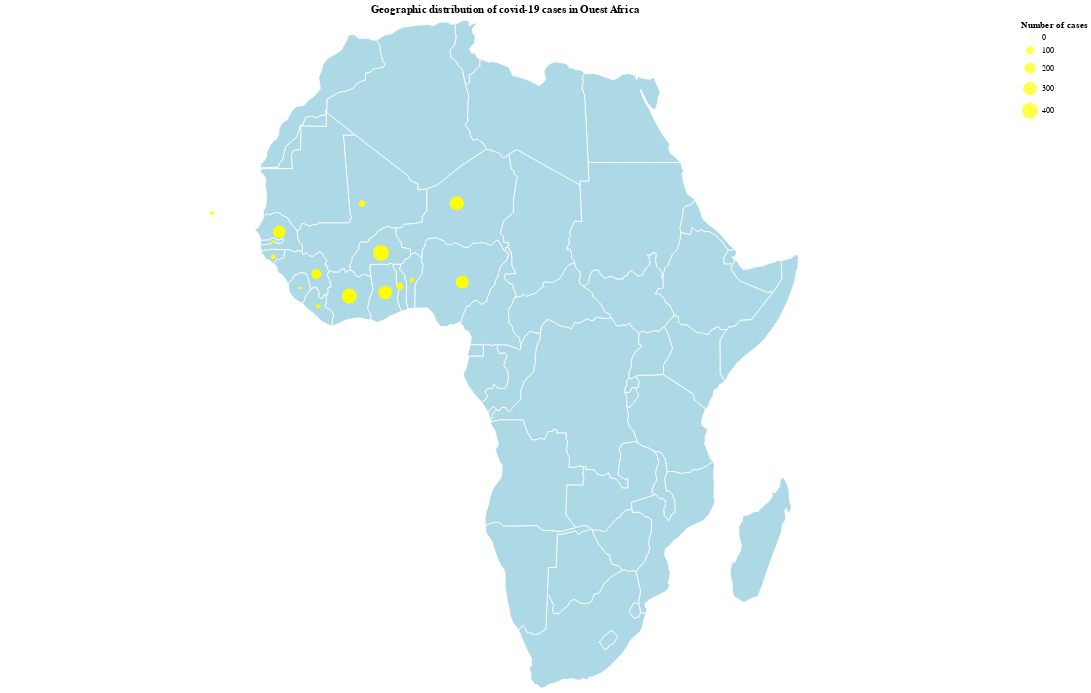

This figure's notebook cell:
### Markdown cell above
### Geographical Distribution of cases

### Code cell
#Map
#airports = covid_oa.iloc['Lat','Long']
source = covid_oa
import geopandas
#import geoplot

world = geopandas.read_file(
    geopandas.datasets.get_path('naturalearth_lowres')
)

africa = world.query('continent == "Africa"')
'''ax = geoplot.cartogram(
    africa, scale='pop_est', limits=(0.2, 1),
    edgecolor='None', figsize=(7, 8)
)'''
#geoplot.polyplot(africa, edgecolor='gray', ax=ax)

# Africa states background
background = alt.Chart(africa).mark_geoshape(
    fill='lightblue',
    stroke='white'
).properties(
    width=1200,
    height=800
).project('naturalEarth1')

# airport positions on background
points_cases = alt.Chart(source).mark_circle().encode(
    longitude='Long',
    latitude='Lat',
    size = alt.Size('Confirmed_cases', title='Number of cases'),
    color=alt.value('yellow'),
    tooltip=['Country','Confirmed_cases','Dead','Recovered']
).properties(
    title='Geographic distribution of covid-19 cases in Ouest Africa'
)

"""points_reco = alt.Chart(source).mark_point().encode(
    longitude='Long',
    latitude='Lat',
    size= 10,
    color=alt.value('green'),
)

points_dead = alt.Chart(source).mark_square().encode(
    longitude='Long',
    latitude='Lat',
    size=alt.Size('Dead'),
    color=alt.value('red'),
)
"""


background + points_cases
